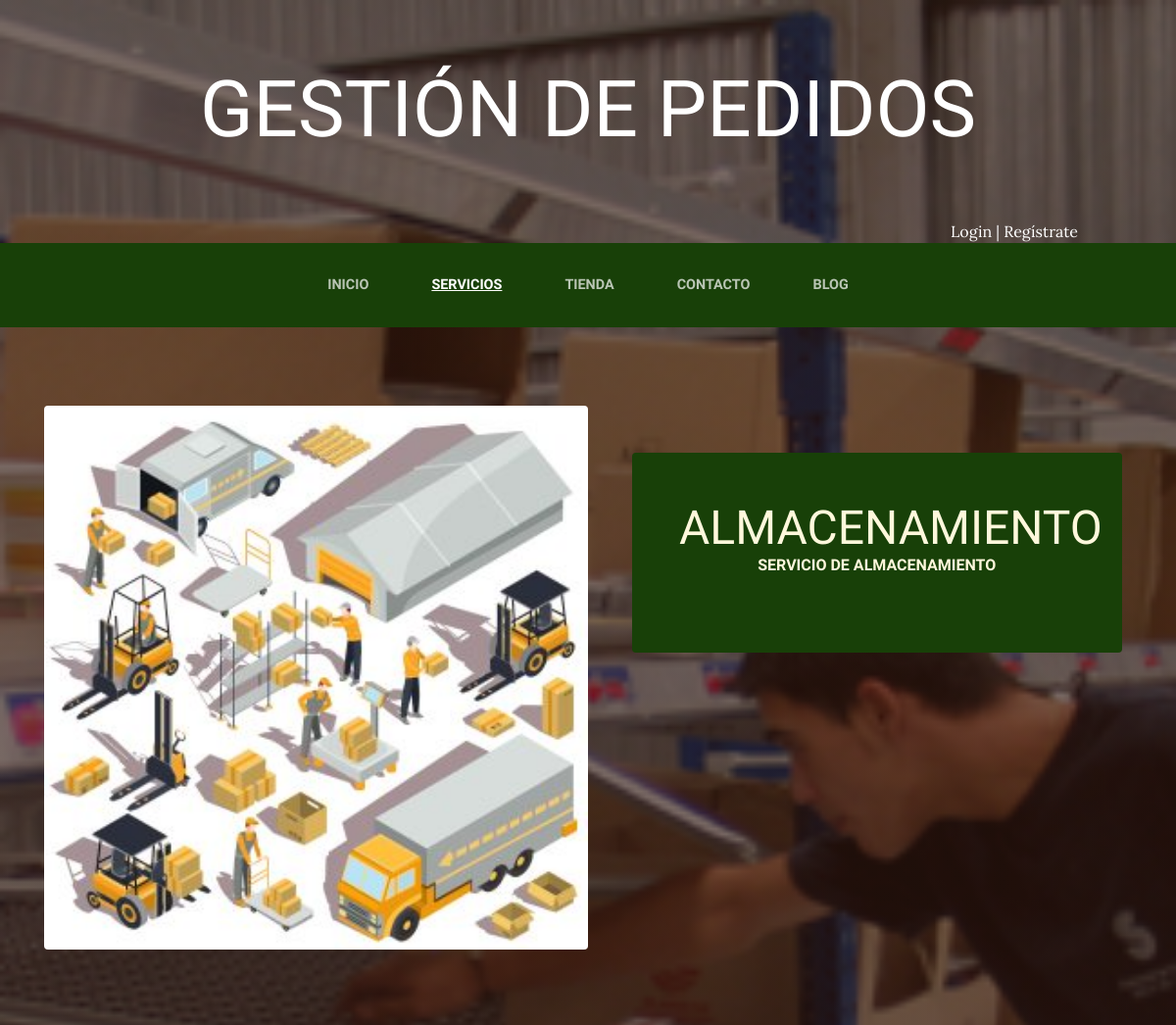
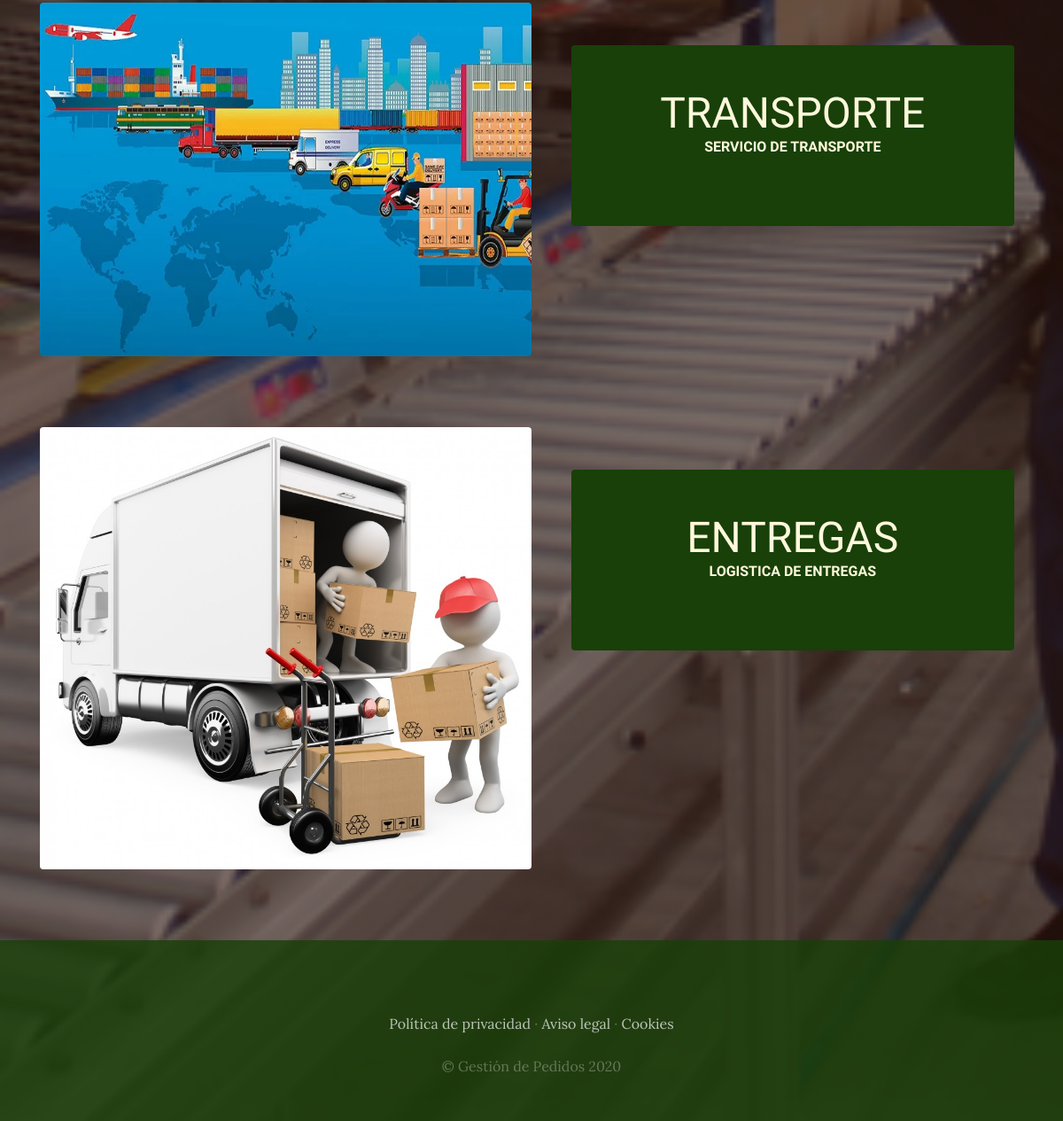
The app's page /servicios/ with its own data (2 pictures, top to bottom).
### servicios/models.py (models this page shows, shortened)
class Servicio(models.Model):
    titulo = models.CharField(max_length=50)
    contenido = models.CharField(max_length=50)
    imagen = models.ImageField(upload_to='servicios')
    created = models.DateTimeField(auto_now_add=True)
    updated = models.DateTimeField(auto_now_add=True)
    class Meta:
        verbose_name='servicio'
        verbose_name_plural='servicios'

### servicios/views.py (the view)
# urls.py: path('', include("servicios.urls") ),
def servicios(request):
    servicios=Servicio.objects.all()
    return render(request, "servicios/servicios.html", {"servicios": servicios})

### carro/context_processor.py (called while the page is built)
def importe_total_carro(request):
    total = 0
    if request.user.is_authenticated:
        for key, value in request.session["carro"].items():
            total = total + (float(value["precio"])*value["cantidad"])
    else:
        total="Debes loguearte !"
    return {"importe_total_carro":total}

### servicios/templates/servicios/servicios.html
{% extends "ProyectoWebApp/base.html" %}
{% load static %}
{% block content %}
    {% for servicio in servicios %}
        <section class="page-section clearfix">
            <div class="container">
            <div class="intro">
                <img class="intro-img img-fluid mb-3 mb-lg-0 rounded" src="{{servicio.imagen.url}}" alt="" style="width: 50%;">
                <div class="intro-text left-0 text-center bg-faded p-5 rounded">
                <h2 class="section-heading mb-4" >
                    <span class="section-heading-lower">{{servicio.titulo}}</span>
                    <span class="section-heading-upper">{{servicio.contenido}}</span>
                </h2>
                </div>
            </div>
            </div>
        </section>
    {% endfor %}
{% endblock %}

### ProyectoWebApp/static/ProyectoWebApp/css/gestion.css (style rules this page uses)
body { font-family: 'Lora'; background: linear-gradient(rgba(47, 23, 15, 0.65), rgba(47, 23, 15, 0.65)), url("../img/bg_main.jpg"); background-attachment: fixed; background-position: center; background-size: cover; }
h1, h2, h3, h4, h5, h6 { font-family: 'Raleway'; }
.page-section { margin-top: 5rem; margin-bottom: 5rem; }
.section-heading { text-transform: uppercase; }
.section-heading .section-heading-upper { display: block; font-size: 1rem; font-weight: 800; padding-bottom:.5rem; }
.section-heading .section-heading-lower { display: block; font-size: 3rem; font-weight: 100; }
.bg-faded { background-color: rgba(255, 255, 255, 0.85); }
.intro { position: relative; }
@media (min-width: 992px) { .intro .intro-img { width: 75%; float: left; } }
@media (min-width: 992px) { .intro .intro-text { left: 600; width: 60%; margin-top: 3rem; background-color: rgba(24, 64, 8); color: cornsilk; position: absolute; } }
@media (min-width: 1200px) { .intro .intro-text { width: 45%; } }

### records on screen
Servicio: imagen (picture), titulo "ALMACENAMIENTO", contenido "SERVICIO DE ALMACENAMIENTO"
Servicio: imagen (picture), titulo "TRANSPORTE", contenido "SERVICIO DE TRANSPORTE"
Servicio: imagen (picture), titulo "ENTREGAS", contenido "LOGISTICA DE ENTREGAS"
